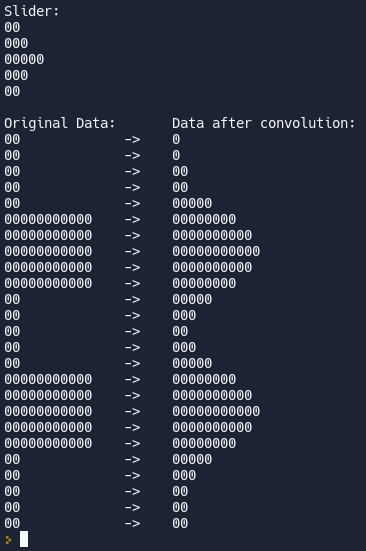
#> input picture images/convolution1.png, 366 x 551 px
$ python grayscaleConverter.py
#> lines starting #> are read from the running program, lines starting #| are printed output that depends on the picture
#Grayscale Converter | May 3 2023 | Tomo Sato
import matplotlib.pyplot as plt
import matplotlib.image as img

inputImg = img.imread(str(input("Name of image file: ")))
#> the answer given: ../../images/convolution1.png
#> inputImg is the input picture: shape (551, 366, 4) float32; mean R, G, B, A 0.159, 0.186, 0.246, 1

def toGray(img):
  #seperate color channels
  r = img[:, :, 0] #red
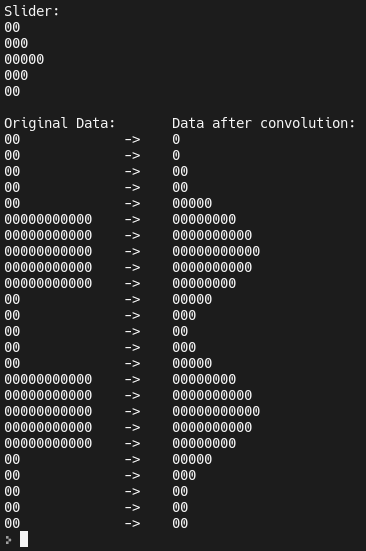
#> r: shape (551, 366) float32; min 0.11, max 0.961, mean 0.159
  g = img[:, :, 1] #green
  b = img[:, :, 2] #blue
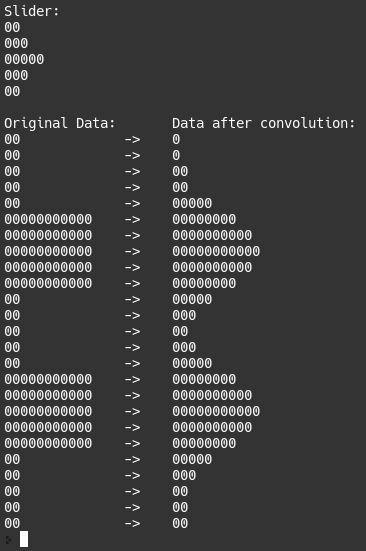
#> b: shape (551, 366) float32; min 0.102, max 0.988, mean 0.246

  #weighted method to convert three color channels into one gray scale channel
  gray = 0.299*r + 0.587*g + 0.114*b

  return gray


#uses toGray to convert image to grayscale
grayImg = toGray(inputImg)


#creates figure
fig = plt.figure(figsize = (6, 3)) #dimensions of figure

#1 row, 2 columns, spot 1  original
fig.add_subplot(1, 2, 1)
plt.title("original")
plt.imshow(inputImg)

#1 row, 2 columns, spot 2  grayscale
fig.add_subplot(1, 2, 2)
plt.title("grayscale")
plt.imshow(grayImg, cmap = "gray")

plt.show()
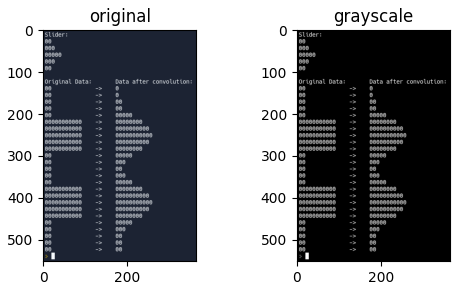
#> figure drawn by matplotlib, 2 panels
